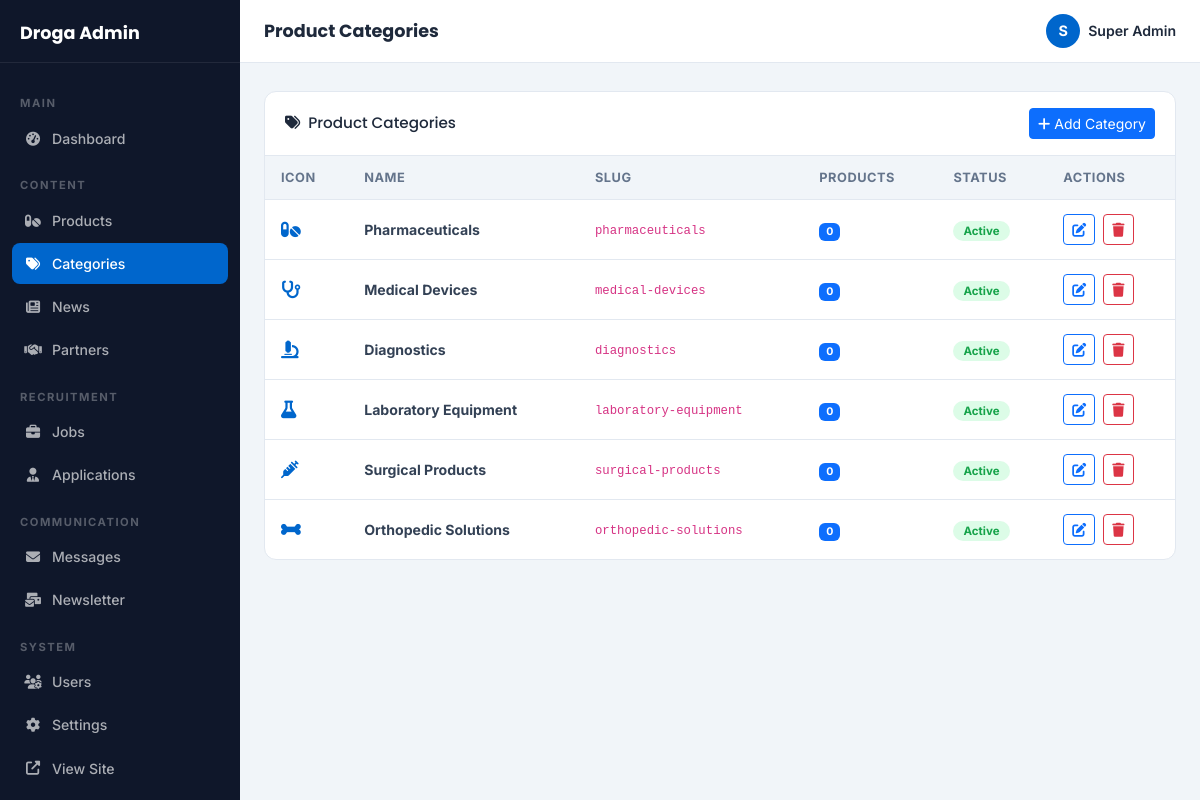
Screenshot of /admin/categories.php (signed in) with the database file from the repository.
### tables this page shows
CREATE TABLE IF NOT EXISTS product_categories (
    id INT AUTO_INCREMENT PRIMARY KEY,
    name VARCHAR(100) NOT NULL,
    slug VARCHAR(120) UNIQUE NOT NULL,
    description TEXT,
    icon VARCHAR(100),
    image VARCHAR(255),
    sort_order INT DEFAULT 0,
    is_active TINYINT(1) DEFAULT 1,
    created_at TIMESTAMP DEFAULT CURRENT_TIMESTAMP
);

### admin/categories.php (the view, shortened to what this page needs)
<?php
$db = getDB();
$pageTitle = 'Product Categories';
$cats = $db->query("SELECT c.*,(SELECT COUNT(*) FROM products WHERE category_id=c.id) as prod_count FROM product_categories c ORDER BY c.sort_order,c.name")->fetch_all(MYSQLI_ASSOC);
require_once 'includes/admin_header.php';
?>
<div class="admin-card">
  <div class="admin-card-header">
    <h5><i class="fas fa-tags me-2"></i>Product Categories</h5>
    <a href="categories.php?action=add" class="btn btn-sm btn-primary"><i class="fas fa-plus me-1"></i>Add Category</a>
  </div>
  <div class="table-responsive">
    <table class="admin-table">
      <thead><tr><th>Icon</th><th>Name</th><th>Slug</th><th>Products</th><th>Status</th><th>Actions</th></tr></thead>
      <tbody>
        <?php foreach($cats as $c): ?>
        <tr>
          <td><i class="fas <?= htmlspecialchars($c['icon']??'fa-tag') ?> fa-lg" style="color:#0066CC"></i></td>
          <td><strong><?= htmlspecialchars($c['name']) ?></strong></td>
          <td><code><?= htmlspecialchars($c['slug']) ?></code></td>
          <td><span class="badge bg-primary"><?= $c['prod_count'] ?></span></td>
          <td><span class="status-badge <?= $c['is_active']?'status-new':'status-rejected' ?>"><?= $c['is_active']?'Active':'Inactive' ?></span></td>
          <td>
            <a href="categories.php?action=edit&id=<?= $c['id'] ?>" class="btn btn-sm btn-outline-primary me-1"><i class="fas fa-edit"></i></a>
            <button onclick="confirmDelete('categories.php?action=delete&id=<?= $c['id'] ?>','Delete category? Products will be uncategorized.')" class="btn btn-sm btn-outline-danger"><i class="fas fa-trash"></i></button>
          </td>
        </tr>
        <?php endforeach; ?>
      </tbody>
    </table>
  </div>
</div>
<?php require_once 'includes/admin_footer.php'; ?>

### admin/includes/admin_header.php (shortened to what this page needs)
<?php
$adminPage = basename($_SERVER['PHP_SELF'], '.php');
?>
<!DOCTYPE html>
<html lang="en">
<head>
  <link rel="stylesheet" href="https://cdn.jsdelivr.net/npm/bootstrap@5.3.2/dist/css/bootstrap.min.css">
  <link rel="stylesheet" href="https://cdnjs.cloudflare.com/ajax/libs/font-awesome/6.5.0/css/all.min.css">
  <link rel="stylesheet" href="<?= SITE_URL ?>/assets/css/admin.css">
</head>
<body class="admin-body">
<aside class="admin-sidebar" id="adminSidebar">
  <div class="sidebar-brand">
    <span style="color:#fff;font-family:'Poppins',sans-serif;font-weight:700;font-size:1.1rem;">Droga Admin</span>
  </div>
  <nav class="sidebar-nav">
    <div class="nav-section-label">Main</div>
    <a href="<?= SITE_URL ?>/admin/dashboard.php" class="sidebar-link <?= $adminPage==='dashboard'?'active':'' ?>"><i class="fas fa-tachometer-alt"></i> Dashboard</a>
    <div class="nav-section-label">Content</div>
    <a href="<?= SITE_URL ?>/admin/products.php" class="sidebar-link <?= $adminPage==='products'?'active':'' ?>"><i class="fas fa-pills"></i> Products</a>
    <a href="<?= SITE_URL ?>/admin/categories.php" class="sidebar-link <?= $adminPage==='categories'?'active':'' ?>"><i class="fas fa-tags"></i> Categories</a>
    <a href="<?= SITE_URL ?>/admin/news.php" class="sidebar-link <?= $adminPage==='news'?'active':'' ?>"><i class="fas fa-newspaper"></i> News</a>
    <a href="<?= SITE_URL ?>/admin/partners.php" class="sidebar-link <?= $adminPage==='partners'?'active':'' ?>"><i class="fas fa-handshake"></i> Partners</a>
    <div class="nav-section-label">Recruitment</div>
    <a href="<?= SITE_URL ?>/admin/jobs.php" class="sidebar-link <?= $adminPage==='jobs'?'active':'' ?>"><i class="fas fa-briefcase"></i> Jobs</a>
    <a href="<?= SITE_URL ?>/admin/applications.php" class="sidebar-link <?= $adminPage==='applications'?'active':'' ?>">
      <i class="fas fa-user-tie"></i> Applications
    </a>
    <div class="nav-section-label">Communication</div>
    <a href="<?= SITE_URL ?>/admin/messages.php" class="sidebar-link <?= $adminPage==='messages'?'active':'' ?>">
      <i class="fas fa-envelope"></i> Messages
    </a>
    <a href="<?= SITE_URL ?>/admin/newsletter.php" class="sidebar-link <?= $adminPage==='newsletter'?'active':'' ?>"><i class="fas fa-mail-bulk"></i> Newsletter</a>
    <div class="nav-section-label">System</div>
    <a href="<?= SITE_URL ?>/admin/users.php" class="sidebar-link <?= $adminPage==='users'?'active':'' ?>"><i class="fas fa-users-cog"></i> Users</a>
    <a href="<?= SITE_URL ?>/admin/settings.php" class="sidebar-link <?= $adminPage==='settings'?'active':'' ?>"><i class="fas fa-cog"></i> Settings</a>
    <a href="<?= SITE_URL ?>" target="_blank" class="sidebar-link"><i class="fas fa-external-link-alt"></i> View Site</a>
    <a href="<?= SITE_URL ?>/admin/logout.php" class="sidebar-link" style="color:#f87171"><i class="fas fa-sign-out-alt"></i> Logout</a>
  </nav>
</aside>
<div class="admin-main">
  <header class="admin-topbar">
    <div class="topbar-title"><?= isset($pageTitle) ? htmlspecialchars($pageTitle) : 'Dashboard' ?></div>
    <div class="topbar-actions">
      <div class="admin-user">
        <div class="admin-avatar"><?= strtoupper(substr($_SESSION['admin_name']??'A',0,1)) ?></div>
        <span><?= htmlspecialchars($_SESSION['admin_name']??'Admin') ?></span>
      </div>
    </div>
  </header>
  <div class="admin-content">

### admin/includes/admin_footer.php (shortened to what this page needs)
  </div>
</div>
</body>
</html>

### assets/css/admin.css (style rules this page uses)
:root { --primary: #0066CC; --primary-dark: #0052a3; --bg: #F1F5F9; --white: #fff; --dark: #1E293B; --text: #334155; --muted: #64748B; --border: #E2E8F0; --sidebar-w: 240px; --font-body: 'Inter', sans-serif; --font-heading: 'Poppins', sans-serif; }
*, *::before, *::after { box-sizing: border-box; margin: 0; padding: 0; }
body.admin-body { font-family: var(--font-body); background: var(--bg); color: var(--text); display: flex; min-height: 100vh; }
.admin-sidebar { width: var(--sidebar-w); background: #0f172a; position: fixed; top: 0; left: 0; bottom: 0; z-index: 200; overflow-y: auto; transition: transform 0.3s ease; display: flex; flex-direction: column; }
.sidebar-brand { padding: 20px 20px 16px; border-bottom: 1px solid rgba(255,255,255,0.08); display: flex; align-items: center; justify-content: space-between; }
.sidebar-nav { padding: 16px 12px; flex: 1; }
.nav-section-label { color: rgba(255,255,255,0.3); font-size: 0.7rem; font-weight: 700; letter-spacing: 1.5px; text-transform: uppercase; padding: 16px 8px 6px; }
.sidebar-link { display: flex; align-items: center; gap: 10px; padding: 10px 12px; border-radius: 8px; color: rgba(255,255,255,0.65); font-size: 0.88rem; font-weight: 500; text-decoration: none; transition: all 0.2s; margin-bottom: 2px; position: relative; }
.sidebar-link:hover, .sidebar-link.active { background: rgba(255,255,255,0.1); color: #fff; }
.sidebar-link.active { background: var(--primary); color: #fff; }
.sidebar-link i { width: 18px; text-align: center; }
.admin-main { margin-left: var(--sidebar-w); flex: 1; display: flex; flex-direction: column; min-height: 100vh; }
.admin-topbar { background: var(--white); border-bottom: 1px solid var(--border); padding: 14px 24px; display: flex; align-items: center; gap: 16px; position: sticky; top: 0; z-index: 100; }
.topbar-title { font-family: var(--font-heading); font-weight: 700; font-size: 1.1rem; color: var(--dark); flex: 1; }
.topbar-actions { display: flex; align-items: center; gap: 12px; }
.admin-user { display: flex; align-items: center; gap: 8px; }
.admin-avatar { width: 34px; height: 34px; border-radius: 50%; background: var(--primary); color: #fff; display: flex; align-items: center; justify-content: center; font-weight: 700; font-size: 0.9rem; }
.admin-user span { font-size: 0.88rem; font-weight: 600; color: var(--dark); }
.admin-content { padding: 28px 24px; flex: 1; }
.admin-card { background: var(--white); border-radius: 12px; border: 1px solid var(--border); overflow: hidden; }
.admin-card-header { padding: 16px 20px; border-bottom: 1px solid var(--border); display: flex; align-items: center; justify-content: space-between; }
.admin-card-header h5 { font-family: var(--font-heading); font-size: 0.95rem; color: var(--dark); margin: 0; }
.status-badge { padding: 3px 10px; border-radius: 50px; font-size: 0.72rem; font-weight: 700; }
.status-new { background: #DCFCE7; color: #16A34A; }
.admin-table { width: 100%; border-collapse: collapse; }
.admin-table th { background: var(--bg); padding: 12px 16px; font-size: 0.8rem; font-weight: 700; color: var(--muted); text-transform: uppercase; letter-spacing: 0.5px; text-align: left; border-bottom: 1px solid var(--border); }
.admin-table td { padding: 14px 16px; font-size: 0.88rem; border-bottom: 1px solid var(--border); vertical-align: middle; }
.admin-table tr:last-child td { border-bottom: none; }

### rows the page displays
product_categories: name "Pharmaceuticals", slug "pharmaceuticals", prod_count "0", is_active "Active"
product_categories: name "Medical Devices", slug "medical-devices", prod_count "0", is_active "Active"
product_categories: name "Diagnostics", slug "diagnostics", prod_count "0", is_active "Active"
product_categories: name "Laboratory Equipment", slug "laboratory-equipment", prod_count "0", is_active "Active"
product_categories: name "Surgical Products", slug "surgical-products", prod_count "0", is_active "Active"
product_categories: name "Orthopedic Solutions", slug "orthopedic-solutions", prod_count "0", is_active "Active"

### other values shown
$pageTitle "Product Categories"
substr($_SESSION['admin_name']??'A',0,1) "S"
$_SESSION['admin_name'] "Super Admin"
